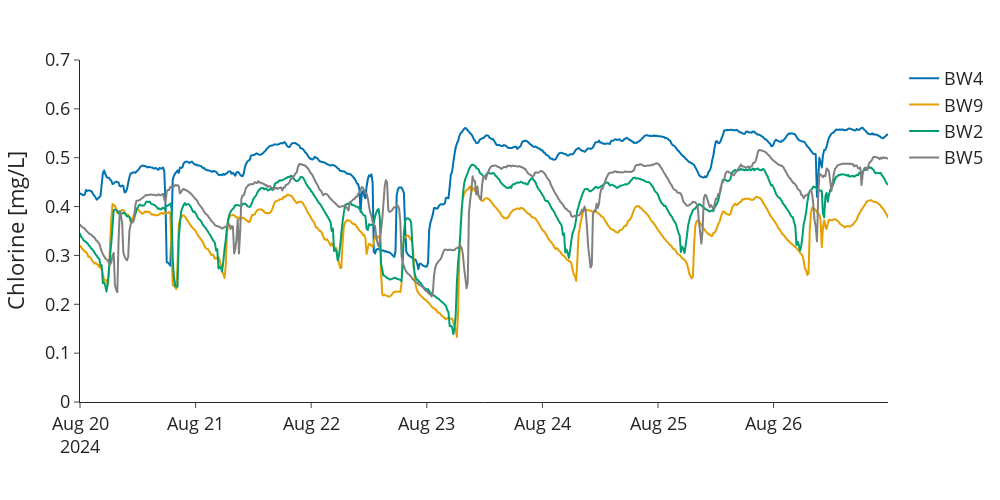

The notebook cell this image was saved under:
### Code cell
### Time series plotting
# Chlorine data from DMA inlet 2005

ordered_ids = ['BW4', 'BW9', 'BW2', 'BW5']

try:
    # wq_bwfl_ids = wq_df['bwfl_id'].unique()
    plot_wq_df = wq_df[(wq_df['data_type'] == 'chlorine') & (~wq_df['bwfl_id'].isin(['BW7', 'BW1', 'BW12', 'BW3', 'BW6']))]
    fig = px.line(
        plot_wq_df,
        x='datetime',
        y='mean',
        color='bwfl_id',
        color_discrete_sequence=wong_colors,
        category_orders={'bwfl_id': ordered_ids}
    )
    fig.update_layout(
        xaxis_title='',
        yaxis_title='Chlorine [mg/L]',
        legend_title_text='',
        template='simple_white',
        height=500,
        width=1000,
        font=dict(size=14),
        legend=dict(font=dict(size=18)),
        xaxis=dict(
            titlefont=dict(size=22),
            tickfont=dict(size=18)
        ),
        
        yaxis=dict(
            titlefont=dict(size=22),
            tickfont=dict(size=18),
            range=[0, 0.7],
            # tickvals=[0, 0.2, 0.4, 0.6, 0.8],
            # ticktext=["0", "0.25", "0.5", "0.75"]
        )
    )
    fig.show()
    fig.write_image("fig6-2b.pdf", 
                engine="kaleido",
                scale=1)
except:
    print("Plotting data not available.")

### Figure 1 — Plotly figure (JSON) as saved in the notebook; plotly's stock layout.template omitted (floating-point values rounded to 4 significant figures; data arrays with more than 128 entries replaced by an {"elided": "..."} marker saying what was removed)
{"data": [{"hovertemplate": "bwfl_id=BW4<br>datetime=%{x}<br>mean=%{y}<extra></extra>", "legendgroup": "BW4", "line": {"color": "rgb(0, 114, 178)", "dash": "solid"}, "marker": {"symbol": "circle"}, "mode": "lines", "name": "BW4", "showlegend": true, "type": "scattergl", "x": {"elided": "672 str values"}, "xaxis": "x", "y": {"elided": "672 float values"}, "yaxis": "y"}, {"hovertemplate": "bwfl_id=BW9<br>datetime=%{x}<br>mean=%{y}<extra></extra>", "legendgroup": "BW9", "line": {"color": "rgb(230, 159, 0)", "dash": "solid"}, "marker": {"symbol": "circle"}, "mode": "lines", "name": "BW9", "showlegend": true, "type": "scattergl", "x": {"elided": "672 str values"}, "xaxis": "x", "y": {"elided": "672 float values"}, "yaxis": "y"}, {"hovertemplate": "bwfl_id=BW2<br>datetime=%{x}<br>mean=%{y}<extra></extra>", "legendgroup": "BW2", "line": {"color": "rgb(0, 158, 115)", "dash": "solid"}, "marker": {"symbol": "circle"}, "mode": "lines", "name": "BW2", "showlegend": true, "type": "scattergl", "x": {"elided": "672 str values"}, "xaxis": "x", "y": {"elided": "672 float values"}, "yaxis": "y"}, {"hovertemplate": "bwfl_id=BW5<br>datetime=%{x}<br>mean=%{y}<extra></extra>", "legendgroup": "BW5", "line": {"color": "rgb(128, 128, 128)", "dash": "solid"}, "marker": {"symbol": "circle"}, "mode": "lines", "name": "BW5", "showlegend": true, "type": "scattergl", "x": {"elided": "672 str values"}, "xaxis": "x", "y": {"elided": "672 float values"}, "yaxis": "y"}], "layout": {"font": {"size": 14}, "height": 500, "legend": {"font": {"size": 18}, "title": {"text": ""}, "tracegroupgap": 0}, "margin": {"t": 60}, "width": 1000, "xaxis": {"anchor": "y", "domain": [0, 1], "tickfont": {"size": 18}, "title": {"font": {"size": 22}, "text": ""}}, "yaxis": {"anchor": "x", "domain": [0, 1], "range": [0, 0.7], "tickfont": {"size": 18}, "title": {"font": {"size": 22}, "text": "Chlorine [mg/L]"}}}}
